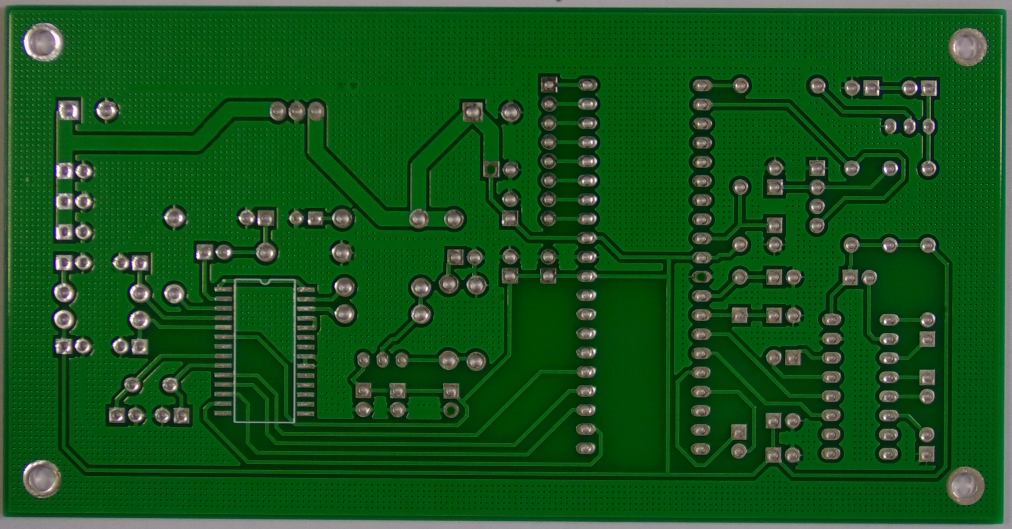
#> input picture real_images/pcb/images/01_missing_hole_06.jpg, 3034 x 1586 px (shown at 1/3 size)
$ python -i analysis.py   (imports and definitions only)
#> lines starting #> are read from the running program, lines starting #| are printed output that depends on the picture; after the words box and inside, x2 and y2 are one past the last pixel; in counts of white or black regions, pixels touching at a corner belong together
#> further down, picture is the input picture: shape (1586, 3034, 3); mean B, G, R 27.3, 83.6, 20.8
import cv2
import numpy as np

class ImageAnalyzer:
    def __init__(self):
        pass

    # [205 lines left out: functions detect_objects, measure_dimensions, detect_defects, calculate_color_histogram, compare_images, ocr_detection, not called in this run]

    def shape_recognition(self, image, **kwargs):
        """
        形状识别

        Args:
            image: 输入图像
            **kwargs: 识别参数

        Returns:
            识别到的形状列表
        """
        # 转换为灰度图像
        if len(image.shape) == 3:
            gray = cv2.cvtColor(image, cv2.COLOR_BGR2GRAY)
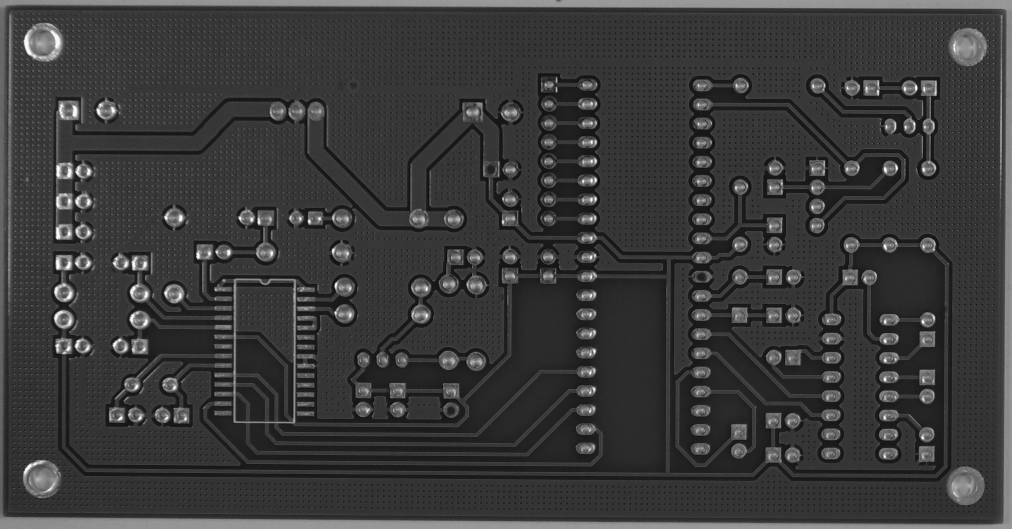
#> gray: shape (1586, 3034) (shown at 1/3 size); min 5, max 255, mean 58.4
        else:
            gray = image

        # 应用阈值处理
        _, binary = cv2.threshold(gray, 127, 255, cv2.THRESH_BINARY)
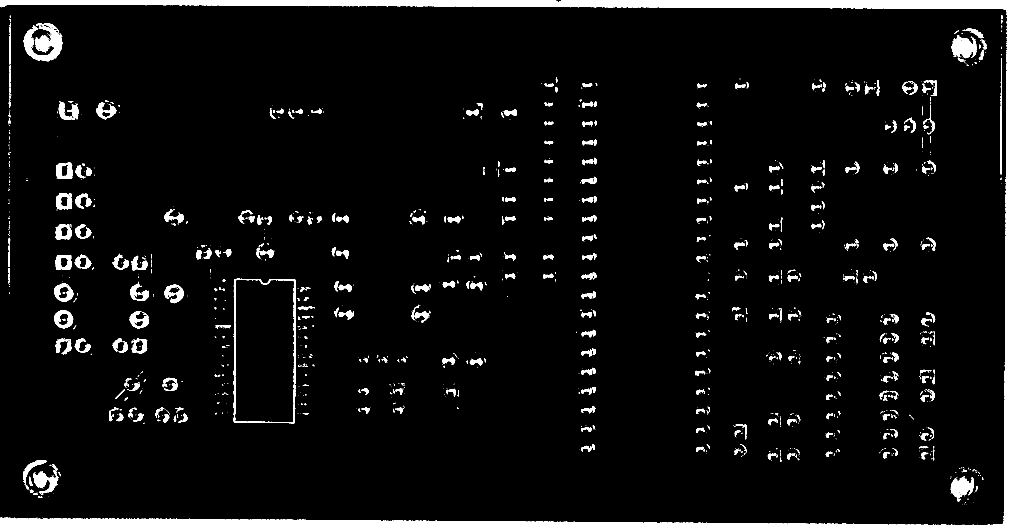
#> binary: shape (1586, 3034) (shown at 1/3 size); 5.6% white; 1567 white regions (1071 under 20 px)

        # 查找轮廓
        contours, _ = cv2.findContours(binary, cv2.RETR_EXTERNAL, cv2.CHAIN_APPROX_SIMPLE)
#> contours = 1560 contours, 1175 with area under 20; largest, box (x1, y1, x2, y2) and area: (0, 0, 3034, 1586) 144751, (700, 836, 887, 1270) 78540, (71, 69, 187, 184) 6698, (2854, 106, 2931, 175) 3196, (2851, 1432, 2922, 1494) 2667

        shapes = []
        for contour in contours:
            # 近似轮廓
            epsilon = 0.04 * cv2.arcLength(contour, True)
            approx = cv2.approxPolyDP(contour, epsilon, True)

            # 识别形状
            shape = 'unknown'
            if len(approx) == 3:
                shape = 'triangle'
            elif len(approx) == 4:
                # 检查是否为矩形
                x, y, w, h = cv2.boundingRect(approx)
                aspect_ratio = float(w) / h
                if 0.95 <= aspect_ratio <= 1.05:
                    shape = 'square'
                else:
                    shape = 'rectangle'
            elif len(approx) > 4:
                # 检查是否为圆形
                area = cv2.contourArea(contour)
                perimeter = cv2.arcLength(contour, True)
                if perimeter > 0:
                    circularity = 4 * np.pi * area / (perimeter ** 2)
                    if circularity > 0.7:
                        shape = 'circle'

            x, y, w, h = cv2.boundingRect(contour)
            shapes.append({
                'x': x,
                'y': y,
                'width': w,
                'height': h,
                'shape': shape
            })
#> this loop made 1560 passes
#> (epsilon, shape, area, perimeter, circularity) on passes 35, 36, 44, 49, 53: (1.24, 'unknown', 37, 30.97, 0.485), (1.31, 'unknown', 26.5, 32.73, 0.311), (1.61, 'unknown', 23, 40.14, 0.179), (1.59, 'unknown', 41, 39.8, 0.325), (1.92, 'unknown', 28.5, 48.04, 0.155)
#> (contour, epsilon, approx, shape) on passes 41, 59: ([[123, 1482], [123, 1483], [124, 1482], [125, 1482]], 0.217, [[123, 1483], [124, 1482], [125, 1482], [123, 1482]], 'rectangle'), ([[2852, 1433], [2851, 1434], [2852, 1434], [2853, 1433]], 0.193, [[2853, 1433], [2852, 1433], [2851, 1434], [2852, 1434]], 'rectangle')
#> after the loop, shapes = 1560 items

        return shapes

>>> import cv2
>>> picture = cv2.imread('../../real_images/pcb/images/01_missing_hole_06.jpg')
>>> result = ImageAnalyzer().shape_recognition(picture)
#> result = 1560 items
